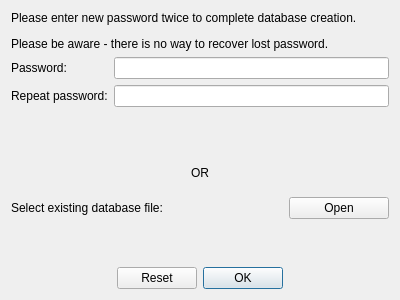
<?xml version="1.0" encoding="UTF-8"?>
<ui version="4.0">
 <class>OpenOrCreateDbWidget</class>
 <widget class="QWidget" name="OpenOrCreateDbWidget">
  <property name="geometry">
   <rect>
    <x>0</x>
    <y>0</y>
    <width>400</width>
    <height>300</height>
   </rect>
  </property>
  <property name="minimumSize">
   <size>
    <width>400</width>
    <height>300</height>
   </size>
  </property>
  <property name="maximumSize">
   <size>
    <width>400</width>
    <height>400</height>
   </size>
  </property>
  <property name="windowTitle">
   <string>Form</string>
  </property>
  <layout class="QVBoxLayout" name="verticalLayout">
   <item>
    <widget class="QLabel" name="mPasswordHintLabel">
     <property name="text">
      <string>&lt;html&gt;&lt;head/&gt;&lt;body&gt;&lt;p&gt;Please enter new password twice to complete database creation.&lt;/p&gt; &lt;p&gt;Please be aware - there is no way to recover lost password.&lt;/p&gt;&lt;/body&gt;&lt;/html&gt;</string>
     </property>
     <property name="wordWrap">
      <bool>true</bool>
     </property>
    </widget>
   </item>
   <item>
    <layout class="QFormLayout" name="formLayout">
     <item row="0" column="0">
      <widget class="QLabel" name="mNewPasswordLabel1">
       <property name="text">
        <string>Password:</string>
       </property>
      </widget>
     </item>
     <item row="0" column="1">
      <widget class="QLineEdit" name="mNewPasswordEdit1">
       <property name="inputMethodHints">
        <set>Qt::ImhHiddenText|Qt::ImhNoAutoUppercase|Qt::ImhNoPredictiveText|Qt::ImhSensitiveData</set>
       </property>
       <property name="echoMode">
        <enum>QLineEdit::Password</enum>
       </property>
      </widget>
     </item>
     <item row="1" column="0">
      <widget class="QLabel" name="mNewPasswordLabel2">
       <property name="text">
        <string>Repeat password:</string>
       </property>
      </widget>
     </item>
     <item row="1" column="1">
      <widget class="QLineEdit" name="mNewPasswordEdit2">
       <property name="echoMode">
        <enum>QLineEdit::Password</enum>
       </property>
      </widget>
     </item>
    </layout>
   </item>
   <item>
    <widget class="QLabel" name="mMessageLabel">
     <property name="text">
      <string/>
     </property>
     <property name="alignment">
      <set>Qt::AlignCenter</set>
     </property>
    </widget>
   </item>
   <item>
    <widget class="QLabel" name="label">
     <property name="text">
      <string>OR</string>
     </property>
     <property name="alignment">
      <set>Qt::AlignCenter</set>
     </property>
    </widget>
   </item>
   <item>
    <layout class="QHBoxLayout" name="horizontalLayout">
     <item>
      <widget class="QLabel" name="mSelectDatabaseLabel">
       <property name="text">
        <string>Select existing database file:</string>
       </property>
      </widget>
     </item>
     <item>
      <widget class="QPushButton" name="mSelectDatabaseButton">
       <property name="maximumSize">
        <size>
         <width>100</width>
         <height>16777215</height>
        </size>
       </property>
       <property name="text">
        <string>Open</string>
       </property>
      </widget>
     </item>
    </layout>
   </item>
   <item>
    <widget class="QLabel" name="mSelectedDbLabel">
     <property name="text">
      <string>&lt;Not selected yet&gt;</string>
     </property>
    </widget>
   </item>
   <item>
    <widget class="QDialogButtonBox" name="mDialogButtonBox">
     <property name="orientation">
      <enum>Qt::Horizontal</enum>
     </property>
     <property name="standardButtons">
      <set>QDialogButtonBox::Ok|QDialogButtonBox::Reset</set>
     </property>
     <property name="centerButtons">
      <bool>true</bool>
     </property>
    </widget>
   </item>
  </layout>
 </widget>
 <resources/>
 <connections/>
</ui>
